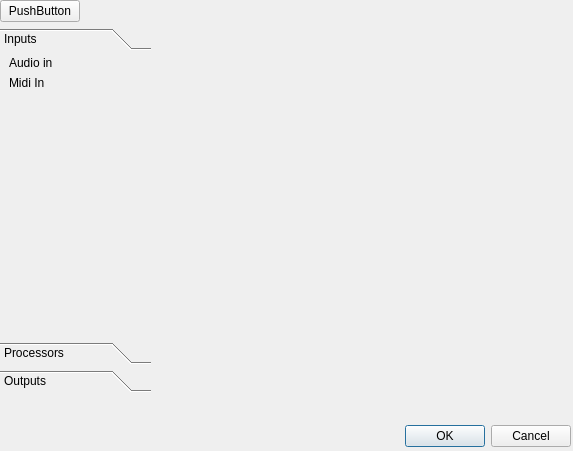
<?xml version="1.0" encoding="UTF-8"?>
<ui version="4.0">
 <class>FlowControl</class>
 <widget class="QDialog" name="FlowControl">
  <property name="geometry">
   <rect>
    <x>0</x>
    <y>0</y>
    <width>573</width>
    <height>451</height>
   </rect>
  </property>
  <property name="windowTitle">
   <string>Dialog</string>
  </property>
  <widget class="QDialogButtonBox" name="buttonBox">
   <property name="geometry">
    <rect>
     <x>230</x>
     <y>420</y>
     <width>341</width>
     <height>32</height>
    </rect>
   </property>
   <property name="orientation">
    <enum>Qt::Horizontal</enum>
   </property>
   <property name="standardButtons">
    <set>QDialogButtonBox::Cancel|QDialogButtonBox::Ok</set>
   </property>
  </widget>
  <widget class="QWidget" name="verticalLayoutWidget">
   <property name="geometry">
    <rect>
     <x>0</x>
     <y>0</y>
     <width>571</width>
     <height>401</height>
    </rect>
   </property>
   <layout class="QVBoxLayout" name="verticalLayout">
    <item>
     <layout class="QHBoxLayout" name="horizontalLayout_2">
      <item>
       <widget class="QPushButton" name="pushButton">
        <property name="text">
         <string>PushButton</string>
        </property>
       </widget>
      </item>
      <item>
       <spacer name="horizontalSpacer">
        <property name="orientation">
         <enum>Qt::Horizontal</enum>
        </property>
        <property name="sizeType">
         <enum>QSizePolicy::Expanding</enum>
        </property>
        <property name="sizeHint" stdset="0">
         <size>
          <width>40</width>
          <height>20</height>
         </size>
        </property>
       </spacer>
      </item>
     </layout>
    </item>
    <item>
     <layout class="QHBoxLayout" name="horizontalLayout">
      <item>
       <widget class="QWidget" name="widget" native="true">
        <property name="sizePolicy">
         <sizepolicy hsizetype="MinimumExpanding" vsizetype="Preferred">
          <horstretch>0</horstretch>
          <verstretch>0</verstretch>
         </sizepolicy>
        </property>
        <property name="acceptDrops">
         <bool>true</bool>
        </property>
        <property name="styleSheet">
         <string notr="true"/>
        </property>
        <widget class="QToolBox" name="toolBox">
         <property name="geometry">
          <rect>
           <x>0</x>
           <y>0</y>
           <width>151</width>
           <height>364</height>
          </rect>
         </property>
         <property name="sizePolicy">
          <sizepolicy hsizetype="MinimumExpanding" vsizetype="MinimumExpanding">
           <horstretch>0</horstretch>
           <verstretch>0</verstretch>
          </sizepolicy>
         </property>
         <property name="currentIndex">
          <number>0</number>
         </property>
         <widget class="QWidget" name="inputPage">
          <property name="geometry">
           <rect>
            <x>0</x>
            <y>0</y>
            <width>151</width>
            <height>271</height>
           </rect>
          </property>
          <attribute name="label">
           <string>Inputs</string>
          </attribute>
          <widget class="QWidget" name="verticalLayoutWidget_2">
           <property name="geometry">
            <rect>
             <x>9</x>
             <y>0</y>
             <width>131</width>
             <height>271</height>
            </rect>
           </property>
           <layout class="QVBoxLayout" name="inputsLayout">
            <item>
             <widget class="QPushButton" name="AudioInDrop">
              <property name="styleSheet">
               <string notr="true">text-align: left;
opacity: 0;
border-width: 0;
border-style: none;</string>
              </property>
              <property name="text">
               <string>Audio in</string>
              </property>
              <property name="icon">
               <iconset resource="../../icons.qrc">
                <normaloff>:/ressources/etherjack</normaloff>:/ressources/etherjack</iconset>
              </property>
             </widget>
            </item>
            <item>
             <widget class="QPushButton" name="MidiInDrop">
              <property name="mouseTracking">
               <bool>true</bool>
              </property>
              <property name="autoFillBackground">
               <bool>false</bool>
              </property>
              <property name="styleSheet">
               <string notr="true">text-align: left;
opacity: 0;
border-width: 0;
border-style: none;</string>
              </property>
              <property name="text">
               <string>Midi In</string>
              </property>
              <property name="icon">
               <iconset resource="../../icons.qrc">
                <normaloff>:/ressources/midijack</normaloff>:/ressources/midijack</iconset>
              </property>
              <property name="autoDefault">
               <bool>false</bool>
              </property>
              <property name="flat">
               <bool>false</bool>
              </property>
             </widget>
            </item>
            <item>
             <spacer name="verticalSpacer_2">
              <property name="orientation">
               <enum>Qt::Vertical</enum>
              </property>
              <property name="sizeHint" stdset="0">
               <size>
                <width>20</width>
                <height>40</height>
               </size>
              </property>
             </spacer>
            </item>
           </layout>
          </widget>
         </widget>
         <widget class="QWidget" name="processorsPage">
          <property name="geometry">
           <rect>
            <x>0</x>
            <y>0</y>
            <width>151</width>
            <height>271</height>
           </rect>
          </property>
          <attribute name="label">
           <string>Processors</string>
          </attribute>
          <widget class="QWidget" name="verticalLayoutWidget_4">
           <property name="geometry">
            <rect>
             <x>-1</x>
             <y>-1</y>
             <width>151</width>
             <height>281</height>
            </rect>
           </property>
           <layout class="QVBoxLayout" name="processorsLayout">
            <item>
             <widget class="QLabel" name="lblFader">
              <property name="text">
               <string>Fader</string>
              </property>
             </widget>
            </item>
            <item>
             <spacer name="verticalSpacer_4">
              <property name="orientation">
               <enum>Qt::Vertical</enum>
              </property>
              <property name="sizeHint" stdset="0">
               <size>
                <width>20</width>
                <height>40</height>
               </size>
              </property>
             </spacer>
            </item>
           </layout>
          </widget>
         </widget>
         <widget class="QWidget" name="outputsPage">
          <property name="geometry">
           <rect>
            <x>0</x>
            <y>0</y>
            <width>151</width>
            <height>271</height>
           </rect>
          </property>
          <attribute name="label">
           <string>Outputs</string>
          </attribute>
          <widget class="QWidget" name="verticalLayoutWidget_3">
           <property name="geometry">
            <rect>
             <x>-1</x>
             <y>0</y>
             <width>151</width>
             <height>271</height>
            </rect>
           </property>
           <layout class="QVBoxLayout" name="outputsLayout">
            <item>
             <widget class="QLabel" name="lblMidiOut">
              <property name="minimumSize">
               <size>
                <width>0</width>
                <height>20</height>
               </size>
              </property>
              <property name="sizeIncrement">
               <size>
                <width>0</width>
                <height>0</height>
               </size>
              </property>
              <property name="text">
               <string>&lt;html&gt;&lt;head/&gt;&lt;body&gt;&lt;p&gt;&lt;img height=&quot;20&quot; src=&quot;:/ressources/midijack&quot;/&gt;&amp;nbsp;Midi Out&lt;/p&gt;&lt;/body&gt;&lt;/html&gt;</string>
              </property>
              <property name="textFormat">
               <enum>Qt::RichText</enum>
              </property>
              <property name="scaledContents">
               <bool>true</bool>
              </property>
              <property name="alignment">
               <set>Qt::AlignLeading|Qt::AlignLeft|Qt::AlignVCenter</set>
              </property>
             </widget>
            </item>
            <item>
             <widget class="QLabel" name="lblAudioOut">
              <property name="text">
               <string>Audio Out</string>
              </property>
             </widget>
            </item>
            <item>
             <spacer name="verticalSpacer_3">
              <property name="orientation">
               <enum>Qt::Vertical</enum>
              </property>
              <property name="sizeHint" stdset="0">
               <size>
                <width>20</width>
                <height>40</height>
               </size>
              </property>
             </spacer>
            </item>
           </layout>
          </widget>
         </widget>
        </widget>
       </widget>
      </item>
      <item>
       <spacer name="verticalSpacer">
        <property name="orientation">
         <enum>Qt::Vertical</enum>
        </property>
        <property name="sizeHint" stdset="0">
         <size>
          <width>20</width>
          <height>40</height>
         </size>
        </property>
       </spacer>
      </item>
     </layout>
    </item>
   </layout>
  </widget>
 </widget>
 <resources>
  <include location="../../icons.qrc"/>
 </resources>
 <connections>
  <connection>
   <sender>buttonBox</sender>
   <signal>accepted()</signal>
   <receiver>FlowControl</receiver>
   <slot>accept()</slot>
   <hints>
    <hint type="sourcelabel">
     <x>248</x>
     <y>254</y>
    </hint>
    <hint type="destinationlabel">
     <x>157</x>
     <y>274</y>
    </hint>
   </hints>
  </connection>
  <connection>
   <sender>buttonBox</sender>
   <signal>rejected()</signal>
   <receiver>FlowControl</receiver>
   <slot>reject()</slot>
   <hints>
    <hint type="sourcelabel">
     <x>316</x>
     <y>260</y>
    </hint>
    <hint type="destinationlabel">
     <x>286</x>
     <y>274</y>
    </hint>
   </hints>
  </connection>
 </connections>
</ui>
